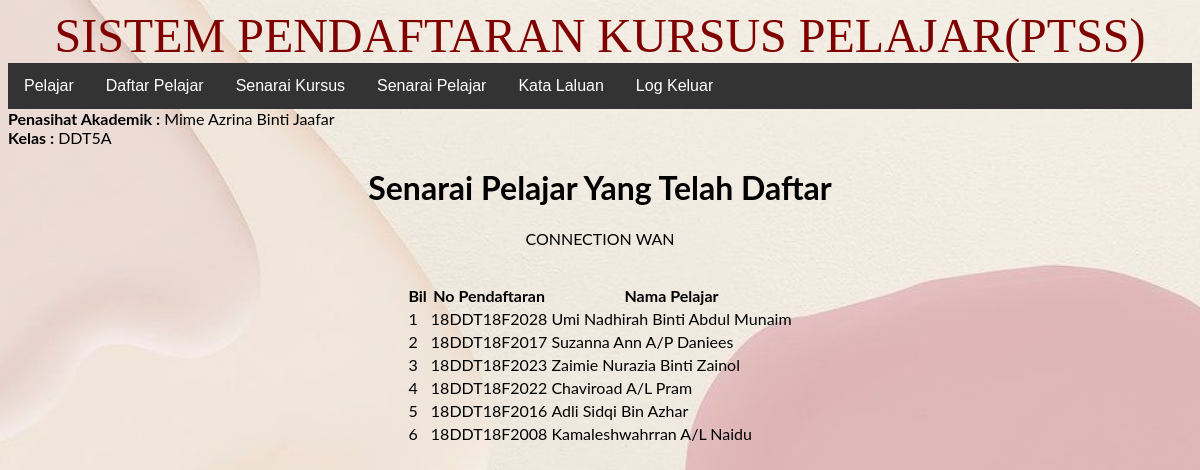
/pendaftaran/pensyarah/index.php?daftar=senaraipelajar&idkursus=7 (signed in), run on the app's committed database.
### tables this page shows
CREATE TABLE `pensyarah` (
  `idpensyarah` int(11) NOT NULL,
  `namapensyarah` varchar(250) NOT NULL,
  `jabatan` varchar(250) NOT NULL,
  `kelas` varchar(50) NOT NULL,
  `username` varchar(250) NOT NULL,
  `password` varchar(250) NOT NULL
);

CREATE TABLE `kursus` (
  `idkursus` int(11) NOT NULL,
  `kodkursus` varchar(50) NOT NULL,
  `namakursus` varchar(250) NOT NULL,
  `jamkredit` float NOT NULL
);

CREATE TABLE `pelajar` (
  `idpelajar` int(11) NOT NULL,
  `idpensyarah` int(11) NOT NULL,
  `nomatrik` varchar(50) NOT NULL,
  `namapelajar` varchar(250) NOT NULL,
  `username` varchar(250) NOT NULL,
  `password` varchar(250) NOT NULL
);

### pendaftaran/pensyarah/senaraipelajar.php (the view, shortened to what this page needs)
<?php
    $idkursus = $_GET['idkursus'];
    $sql = "SELECT * FROM kursus WHERE idkursus = $idkursus";
    $row = $conn->query($sql)->fetch_object();
?>
<h1>Senarai Pelajar Yang Telah Daftar</h1>
<p><?php echo $row->namakursus;?></p><br>
<table border="0">
    <tr>
        <th>Bil</th>
        <th>No Pendaftaran</th>
        <th>Nama Pelajar</th>
    </tr>
    <?php
    $bil = 1;
    $sql = "SELECT * FROM pensyarah, pelajar, daftar, kursus
    WHERE pelajar.idpensyarah = pensyarah.idpensyarah
    AND pelajar.idpelajar = daftar.idpelajar AND daftar.idkursus = kursus.idkursus AND daftar.idkursus = $idkursus";
    $result = $conn->query($sql);
    while ($row = $result->fetch_object()) {
        ?>
        <tr>
            <td><?php echo $bil++; ?></td>
            <td><?php echo $row->nomatrik; ?></td>
            <td><?php echo $row->namapelajar; ?></td>
        </tr>
        <?php
    }
    ?>
</table>

### pendaftaran/pensyarah/index.php (shortened to what this page needs)
<?php
require '../conn.php';
$idpensyarah = $_SESSION['idpensyarah'];
$sql = "SELECT * FROM pensyarah WHERE idpensyarah = $idpensyarah";
$row = $conn->query($sql)->fetch_object();
?>
<!DOCTYPE html>
<html lang="en">
<head>
    <link rel="stylesheet" href="../register.css">
</head>
<body>
<marquee direction="right" height="70" width="100%" bgcolor="pink" loop="20">
  <font face="times new roman" size="30" color="maroon"><center>SISTEM PENDAFTARAN KURSUS PELAJAR(PTSS)</font></center>
</marquee>
<ul>
    <li><a href="index.php?daftar=senarai">Pelajar</a></li>
    <li><a href="index.php?daftar=daftar">Daftar Pelajar</a></li>
    <li><a href="index.php?daftar=kursus">Senarai Kursus</a></li>
    <li><a href="index.php?daftar=pelajar">Senarai Pelajar</a></li>
    <li><a href="index.php?daftar=katalaluan">Kata Laluan</a></li>
    <li><a href="../logout.php">Log Keluar</a></li>
</ul>
<font><b>Penasihat Akademik :</b></font>
<font><?php echo $row->namapensyarah;?></font><br>
<font><b>Kelas :</b></font>
<font><?php echo $row->kelas;?></font><br>
<center><div>
    <?php
    $daftar = 'senarai';
    if (isset($_GET['daftar'])) $daftar = $_GET['daftar'];
    require "$daftar.php";
    ?>
</div></center>
</body>
</html>

### pendaftaran/register.css (style rules this page uses)
body { font-family: 'Lato', sans-serif; background-image: url('color.jpg'); background-repeat: no-repeat; background-attachment: fixed; background-size: cover; }
ul { list-style-type:none; margin:0; padding:0; overflow:hidden; background-color:#333; }
li { float: left; }
li a { display:block; color:white; text-align:center; padding:14px 16px; text-decoration: none; font: 10px; font-family:Arial; font-weight:normal; }

### data on the page
pensyarah: namapensyarah "Mime Azrina Binti Jaafar", kelas "DDT5A", pelajar.nomatrik "18DDT18F2023", pelajar.namapelajar "Zaimie Nurazia Binti Zainol", pelajar.nomatrik "18DDT18F2016", pelajar.namapelajar "Adli Sidqi Bin Azhar", pelajar.nomatrik "18DDT18F2008", pelajar.namapelajar "Kamaleshwahrran A/L Naidu"
kursus: namakursus "CONNECTION WAN"
pensyarah: pelajar.nomatrik "18DDT18F2028", pelajar.namapelajar "Umi Nadhirah Binti Abdul Munaim", pelajar.nomatrik "18DDT18F2017", pelajar.namapelajar "Suzanna Ann A/P Daniees", pelajar.nomatrik "18DDT18F2022", pelajar.namapelajar "Chaviroad A/L Pram"
